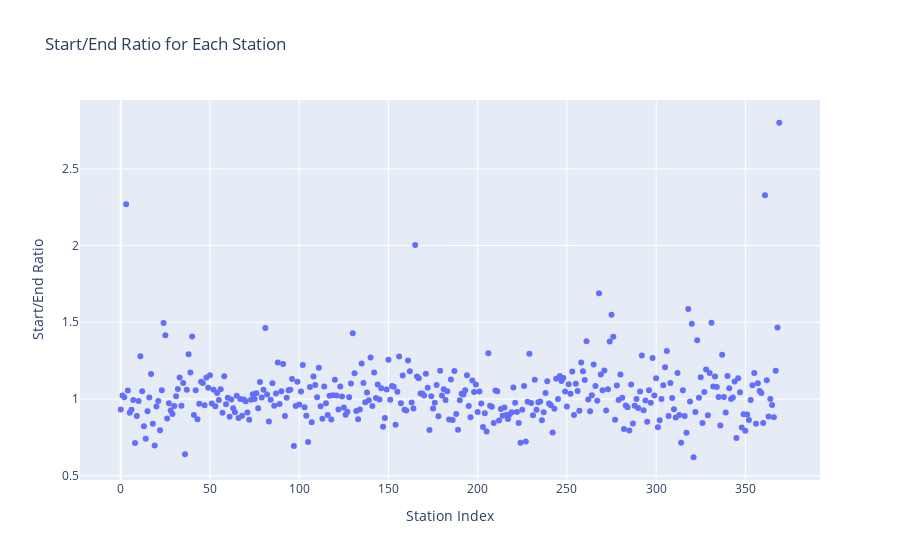

Write notebook code for a chart like this one.
### Code cell
import pandas as pd
import plotly.express as px
file_path = 'station_trip_counts_with_communities.csv'
df = pd.read_csv(file_path)

# Assuming station_trip_counts is your DataFrame with the 'Start/End' column

# Create the interactive scatter plot
fig = px.scatter(
    station_trip_counts,
    x=range(len(station_trip_counts)),  # X-axis as the index of stations
    y='Start/End',                      # Y-axis as the Start/End ratio
    hover_name='Station',               # The station name will be shown on hover
    title='Start/End Ratio for Each Station',
    labels={'x': 'Station Index', 'Start/End': 'Start/End Ratio'},
    hover_data={'Start Count': True, 'End Count': True, 'Total Trips': True},  # More info on hover
)

# Show the plot
fig.show()

### Figure 1 — Plotly figure (JSON) as saved in the notebook; plotly's stock layout.template omitted (floating-point values rounded to 4 significant figures; data arrays with more than 128 entries replaced by an {"elided": "..."} marker saying what was removed)
{"data": [{"customdata": {"elided": "370x3 int values"}, "hovertemplate": "<b>%{hovertext}</b><br><br>Station Index=%{x}<br>Start/End Ratio=%{y}<br>Start Count=%{customdata[0]}<br>End Count=%{customdata[1]}<br>Total Trips=%{customdata[2]}<extra></extra>", "hovertext": {"elided": "370 str values"}, "legendgroup": "", "marker": {"color": "#636efa", "symbol": "circle"}, "mode": "markers", "name": "", "orientation": "v", "showlegend": false, "type": "scatter", "x": {"elided": "370 int values"}, "xaxis": "x", "y": {"elided": "370 float values"}, "yaxis": "y"}], "layout": {"autosize": true, "legend": {"tracegroupgap": 0}, "title": {"text": "Start/End Ratio for Each Station"}, "xaxis": {"anchor": "y", "autorange": true, "domain": [0, 1], "range": [-22.21, 391.2], "title": {"text": "Station Index"}, "type": "linear"}, "yaxis": {"anchor": "x", "autorange": true, "domain": [0, 1], "range": [0.4407, 2.98], "title": {"text": "Start/End Ratio"}, "type": "linear"}}}
